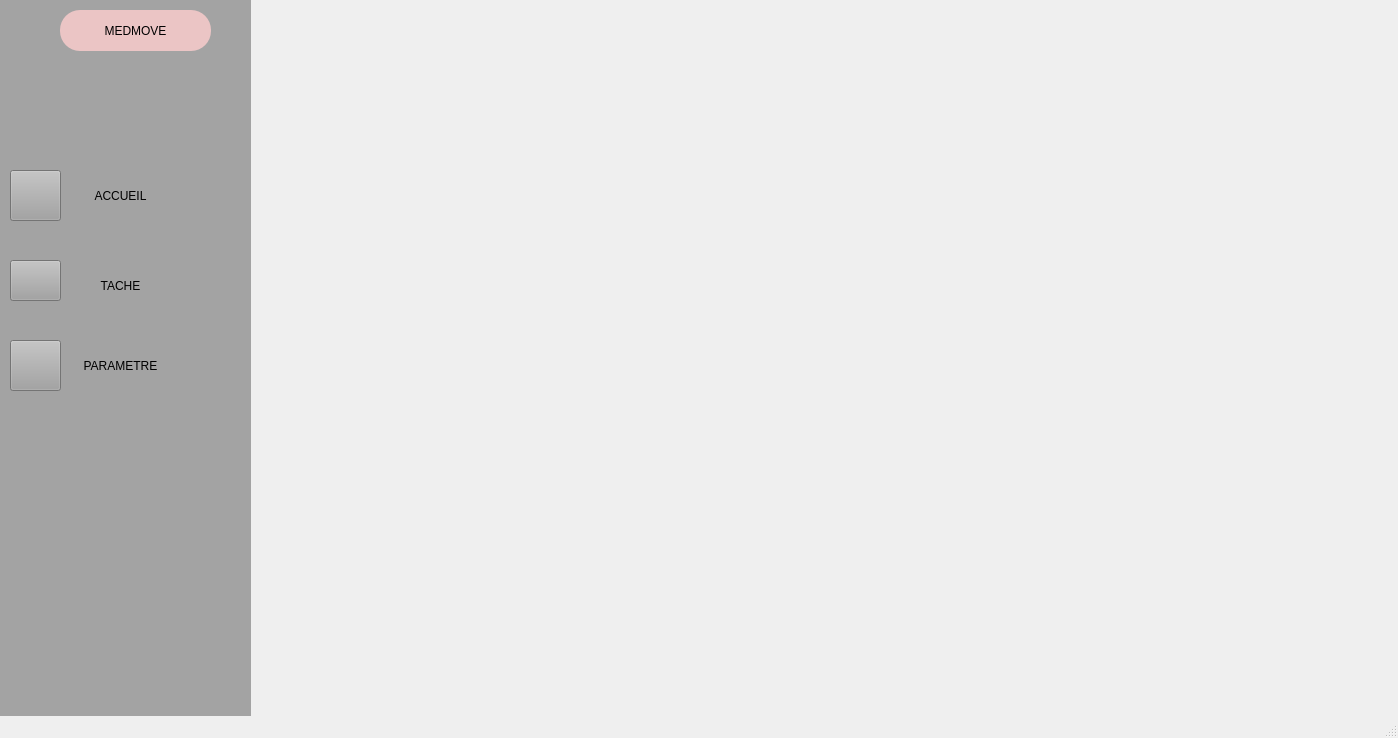
<?xml version="1.0" encoding="UTF-8"?>
<ui version="4.0">
 <class>MainWindow</class>
 <widget class="QMainWindow" name="MainWindow">
  <property name="geometry">
   <rect>
    <x>0</x>
    <y>0</y>
    <width>1398</width>
    <height>738</height>
   </rect>
  </property>
  <property name="cursor">
   <cursorShape>ArrowCursor</cursorShape>
  </property>
  <property name="windowTitle">
   <string>MainWindow</string>
  </property>
  <property name="styleSheet">
   <string notr="true"/>
  </property>
  <widget class="QWidget" name="centralwidget">
   <widget class="QWidget" name="widget_3" native="true">
    <property name="geometry">
     <rect>
      <x>0</x>
      <y>0</y>
      <width>251</width>
      <height>761</height>
     </rect>
    </property>
    <property name="styleSheet">
     <string notr="true">background-color: rgb(163, 163, 163);</string>
    </property>
    <widget class="QPushButton" name="pushButton_2">
     <property name="geometry">
      <rect>
       <x>10</x>
       <y>170</y>
       <width>51</width>
       <height>51</height>
      </rect>
     </property>
     <property name="styleSheet">
      <string notr="true">background-image: url(:/C:/Users/abeja/Desktop/image/home (1).svg);</string>
     </property>
     <property name="text">
      <string/>
     </property>
    </widget>
    <widget class="QPushButton" name="pushButton_10">
     <property name="geometry">
      <rect>
       <x>70</x>
       <y>160</y>
       <width>101</width>
       <height>71</height>
      </rect>
     </property>
     <property name="styleSheet">
      <string notr="true">border-radius: 30px;

color: black;
padding: 0 8px;
background-color: rgb(163, 163, 163);
font: bold, &quot;Comic Sans MS&quot;;;
text-align:center;</string>
     </property>
     <property name="text">
      <string>ACCUEIL</string>
     </property>
    </widget>
    <widget class="QPushButton" name="pushButton_11">
     <property name="geometry">
      <rect>
       <x>10</x>
       <y>260</y>
       <width>51</width>
       <height>41</height>
      </rect>
     </property>
     <property name="styleSheet">
      <string notr="true">background-image: url(:/C:/Users/abeja/Desktop/image/align-justify.svg);</string>
     </property>
     <property name="text">
      <string/>
     </property>
    </widget>
    <widget class="QPushButton" name="pushButton_12">
     <property name="geometry">
      <rect>
       <x>70</x>
       <y>250</y>
       <width>101</width>
       <height>71</height>
      </rect>
     </property>
     <property name="styleSheet">
      <string notr="true">border-radius: 30px;

color: black;
padding: 0 8px;
background-color: rgb(163, 163, 163);
font: bold, &quot;Comic Sans MS&quot;;;
text-align:center;</string>
     </property>
     <property name="text">
      <string>TACHE</string>
     </property>
    </widget>
    <widget class="QPushButton" name="pushButton_13">
     <property name="geometry">
      <rect>
       <x>70</x>
       <y>330</y>
       <width>101</width>
       <height>71</height>
      </rect>
     </property>
     <property name="styleSheet">
      <string notr="true">border-radius: 30px;

color: black;
padding: 0 8px;
background-color: rgb(163, 163, 163);
font: bold, &quot;Comic Sans MS&quot;;;
text-align:center;</string>
     </property>
     <property name="text">
      <string>PARAMETRE</string>
     </property>
    </widget>
    <widget class="QPushButton" name="pushButton_14">
     <property name="geometry">
      <rect>
       <x>10</x>
       <y>340</y>
       <width>51</width>
       <height>51</height>
      </rect>
     </property>
     <property name="styleSheet">
      <string notr="true">background-image: url(:/C:/Users/abeja/Desktop/image/settings.svg);</string>
     </property>
     <property name="text">
      <string/>
     </property>
    </widget>
    <widget class="QPushButton" name="pushButton_15">
     <property name="geometry">
      <rect>
       <x>60</x>
       <y>10</y>
       <width>151</width>
       <height>41</height>
      </rect>
     </property>
     <property name="styleSheet">
      <string notr="true">font: 75 8pt &quot;MS Shell Dlg 2&quot;;
border-radius: 20px;
color: black;
padding: 0 8px;
background: #ebc5c5;
font: bold, &quot;Comic Sans MS&quot;;;
text-align:center;</string>
     </property>
     <property name="text">
      <string>MEDMOVE</string>
     </property>
    </widget>
   </widget>
   <widget class="QWidget" name="widget" native="true">
    <property name="geometry">
     <rect>
      <x>250</x>
      <y>0</y>
      <width>1151</width>
      <height>691</height>
     </rect>
    </property>
    <property name="styleSheet">
     <string notr="true">background-image: url(:/C:/Ahmed_Bejaoui_1A19_G1/projetf/image/homeee.png);</string>
    </property>
   </widget>
  </widget>
  <widget class="QMenuBar" name="Patients">
   <property name="geometry">
    <rect>
     <x>0</x>
     <y>0</y>
     <width>1398</width>
     <height>26</height>
    </rect>
   </property>
  </widget>
  <widget class="QStatusBar" name="statusbar"/>
 </widget>
 <resources/>
 <connections/>
</ui>
